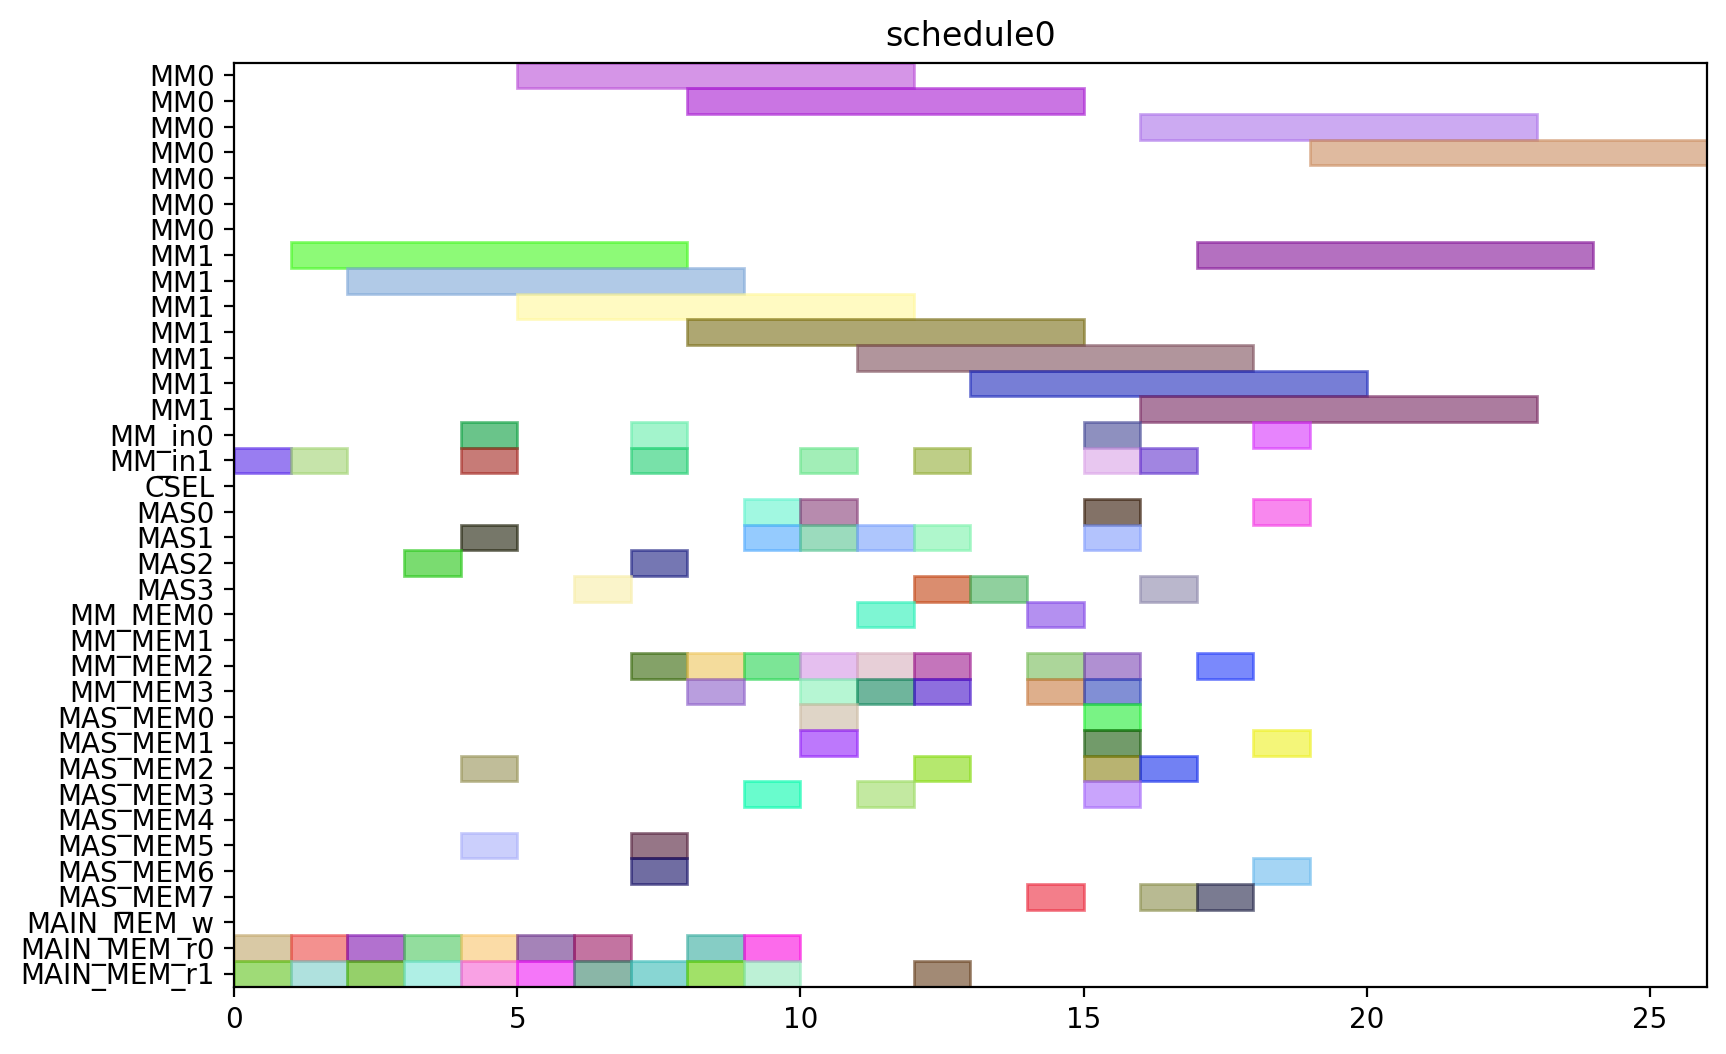

Reproduce this figure in Python.
from pyschedule import Scenario, solvers, plotters, alt


def solve():
	horizon = 120
	S = Scenario("schedule0", horizon=horizon)

	# resource
	MM = S.Resources('MM', num=2, size=7)
	MM_in = S.Resources('MM_in', num=2)
	CSEL = S.Resource('CSEL')
	MAS = S.Resources('MAS', num=4, size=1, periods=range(1, horizon))
	MM_MEM = S.Resources('MM_MEM', num=4)
	MAS_MEM = S.Resources('MAS_MEM', num=8)
	MAIN_MEM_w = S.Resource('MAIN_MEM_w', size=1)
	MAIN_MEM_r = S.Resources('MAIN_MEM_r', num=2)

	# result of previous scheduling

	# new tasks
	t0 = S.Task('t0', length=7, delay_cost=1)
	t0 += alt(MM)
	t0_in = S.Task('t0_in', length=1, delay_cost=1)
	t0_in += alt(MM_in)
	S += t0_in*MM_in[0]<=t0*MM[0]
	S += t0_in*MM_in[1]<=t0*MM[1]
	t0_mem0 = S.Task('t0_mem0', length=1, delay_cost=1)
	t0_mem0 += MAIN_MEM_r[0]
	S += t0_mem0 <= t0

	t0_mem1 = S.Task('t0_mem1', length=1, delay_cost=1)
	t0_mem1 += MAIN_MEM_r[1]
	S += t0_mem1 <= t0

	t1 = S.Task('t1', length=7, delay_cost=1)
	t1 += alt(MM)
	t1_in = S.Task('t1_in', length=1, delay_cost=1)
	t1_in += alt(MM_in)
	S += t1_in*MM_in[0]<=t1*MM[0]
	S += t1_in*MM_in[1]<=t1*MM[1]
	t1_mem0 = S.Task('t1_mem0', length=1, delay_cost=1)
	t1_mem0 += MAIN_MEM_r[0]
	S += t1_mem0 <= t1

	t1_mem1 = S.Task('t1_mem1', length=1, delay_cost=1)
	t1_mem1 += MAIN_MEM_r[1]
	S += t1_mem1 <= t1

	t2 = S.Task('t2', length=7, delay_cost=1)
	t2 += alt(MM)
	t2_in = S.Task('t2_in', length=1, delay_cost=1)
	t2_in += alt(MM_in)
	S += t2_in*MM_in[0]<=t2*MM[0]
	S += t2_in*MM_in[1]<=t2*MM[1]
	t2_mem0 = S.Task('t2_mem0', length=1, delay_cost=1)
	t2_mem0 += MAIN_MEM_r[0]
	S += t2_mem0 <= t2

	t2_mem1 = S.Task('t2_mem1', length=1, delay_cost=1)
	t2_mem1 += MAIN_MEM_r[1]
	S += t2_mem1 <= t2

	t3 = S.Task('t3', length=1, delay_cost=1)
	t3 += alt(MAS)
	t3_mem0 = S.Task('t3_mem0', length=1, delay_cost=1)
	t3_mem0 += MAIN_MEM_r[0]
	S += t3_mem0 <= t3

	t3_mem1 = S.Task('t3_mem1', length=1, delay_cost=1)
	t3_mem1 += MAIN_MEM_r[1]
	S += t3_mem1 <= t3

	t4 = S.Task('t4', length=1, delay_cost=1)
	t4 += alt(MAS)
	t4_mem0 = S.Task('t4_mem0', length=1, delay_cost=1)
	t4_mem0 += MAIN_MEM_r[0]
	S += t4_mem0 <= t4

	t4_mem1 = S.Task('t4_mem1', length=1, delay_cost=1)
	t4_mem1 += MAIN_MEM_r[1]
	S += t4_mem1 <= t4

	t8 = S.Task('t8', length=1, delay_cost=1)
	t8 += alt(MAS)
	t8_mem0 = S.Task('t8_mem0', length=1, delay_cost=1)
	t8_mem0 += MAIN_MEM_r[0]
	S += t8_mem0 <= t8

	t8_mem1 = S.Task('t8_mem1', length=1, delay_cost=1)
	t8_mem1 += MAIN_MEM_r[1]
	S += t8_mem1 <= t8

	t9 = S.Task('t9', length=1, delay_cost=1)
	t9 += alt(MAS)
	t9_mem0 = S.Task('t9_mem0', length=1, delay_cost=1)
	t9_mem0 += MAIN_MEM_r[0]
	S += t9_mem0 <= t9

	t9_mem1 = S.Task('t9_mem1', length=1, delay_cost=1)
	t9_mem1 += MAIN_MEM_r[1]
	S += t9_mem1 <= t9

	t13 = S.Task('t13', length=1, delay_cost=1)
	t13 += alt(MAS)
	t13_mem0 = S.Task('t13_mem0', length=1, delay_cost=1)
	t13_mem0 += MAIN_MEM_r[0]
	S += t13_mem0 <= t13

	t13_mem1 = S.Task('t13_mem1', length=1, delay_cost=1)
	t13_mem1 += MAIN_MEM_r[1]
	S += t13_mem1 <= t13

	t14 = S.Task('t14', length=1, delay_cost=1)
	t14 += alt(MAS)
	t14_mem0 = S.Task('t14_mem0', length=1, delay_cost=1)
	t14_mem0 += MAIN_MEM_r[0]
	S += t14_mem0 <= t14

	t14_mem1 = S.Task('t14_mem1', length=1, delay_cost=1)
	t14_mem1 += MAIN_MEM_r[1]
	S += t14_mem1 <= t14

	t5 = S.Task('t5', length=7, delay_cost=1)
	t5 += alt(MM)
	t5_in = S.Task('t5_in', length=1, delay_cost=1)
	t5_in += alt(MM_in)
	S += t5_in*MM_in[0]<=t5*MM[0]
	S += t5_in*MM_in[1]<=t5*MM[1]
	t5_mem0 = S.Task('t5_mem0', length=1, delay_cost=1)
	t5_mem0 += alt(MAS_MEM)
	S += (t3*MAS[0])-1 < t5_mem0*MAS_MEM[0]
	S += (t3*MAS[1])-1 < t5_mem0*MAS_MEM[2]
	S += (t3*MAS[2])-1 < t5_mem0*MAS_MEM[4]
	S += (t3*MAS[3])-1 < t5_mem0*MAS_MEM[6]
	S += t5_mem0 <= t5

	t5_mem1 = S.Task('t5_mem1', length=1, delay_cost=1)
	t5_mem1 += alt(MAS_MEM)
	S += (t4*MAS[0])-1 < t5_mem1*MAS_MEM[1]
	S += (t4*MAS[1])-1 < t5_mem1*MAS_MEM[3]
	S += (t4*MAS[2])-1 < t5_mem1*MAS_MEM[5]
	S += (t4*MAS[3])-1 < t5_mem1*MAS_MEM[7]
	S += t5_mem1 <= t5

	t6 = S.Task('t6', length=1, delay_cost=1)
	t6 += alt(MAS)
	t6_mem0 = S.Task('t6_mem0', length=1, delay_cost=1)
	t6_mem0 += alt(MM_MEM)
	S += (t0*MM[0])-1 < t6_mem0*MM_MEM[0]
	S += (t0*MM[1])-1 < t6_mem0*MM_MEM[2]
	S += t6_mem0 <= t6

	t6_mem1 = S.Task('t6_mem1', length=1, delay_cost=1)
	t6_mem1 += alt(MM_MEM)
	S += (t1*MM[0])-1 < t6_mem1*MM_MEM[1]
	S += (t1*MM[1])-1 < t6_mem1*MM_MEM[3]
	S += t6_mem1 <= t6

	t10 = S.Task('t10', length=7, delay_cost=1)
	t10 += alt(MM)
	t10_in = S.Task('t10_in', length=1, delay_cost=1)
	t10_in += alt(MM_in)
	S += t10_in*MM_in[0]<=t10*MM[0]
	S += t10_in*MM_in[1]<=t10*MM[1]
	t10_mem0 = S.Task('t10_mem0', length=1, delay_cost=1)
	t10_mem0 += alt(MAS_MEM)
	S += (t8*MAS[0])-1 < t10_mem0*MAS_MEM[0]
	S += (t8*MAS[1])-1 < t10_mem0*MAS_MEM[2]
	S += (t8*MAS[2])-1 < t10_mem0*MAS_MEM[4]
	S += (t8*MAS[3])-1 < t10_mem0*MAS_MEM[6]
	S += t10_mem0 <= t10

	t10_mem1 = S.Task('t10_mem1', length=1, delay_cost=1)
	t10_mem1 += alt(MAS_MEM)
	S += (t9*MAS[0])-1 < t10_mem1*MAS_MEM[1]
	S += (t9*MAS[1])-1 < t10_mem1*MAS_MEM[3]
	S += (t9*MAS[2])-1 < t10_mem1*MAS_MEM[5]
	S += (t9*MAS[3])-1 < t10_mem1*MAS_MEM[7]
	S += t10_mem1 <= t10

	t11 = S.Task('t11', length=1, delay_cost=1)
	t11 += alt(MAS)
	t11_mem0 = S.Task('t11_mem0', length=1, delay_cost=1)
	t11_mem0 += alt(MM_MEM)
	S += (t1*MM[0])-1 < t11_mem0*MM_MEM[0]
	S += (t1*MM[1])-1 < t11_mem0*MM_MEM[2]
	S += t11_mem0 <= t11

	t11_mem1 = S.Task('t11_mem1', length=1, delay_cost=1)
	t11_mem1 += alt(MM_MEM)
	S += (t2*MM[0])-1 < t11_mem1*MM_MEM[1]
	S += (t2*MM[1])-1 < t11_mem1*MM_MEM[3]
	S += t11_mem1 <= t11

	t15 = S.Task('t15', length=7, delay_cost=1)
	t15 += alt(MM)
	t15_in = S.Task('t15_in', length=1, delay_cost=1)
	t15_in += alt(MM_in)
	S += t15_in*MM_in[0]<=t15*MM[0]
	S += t15_in*MM_in[1]<=t15*MM[1]
	t15_mem0 = S.Task('t15_mem0', length=1, delay_cost=1)
	t15_mem0 += alt(MAS_MEM)
	S += (t13*MAS[0])-1 < t15_mem0*MAS_MEM[0]
	S += (t13*MAS[1])-1 < t15_mem0*MAS_MEM[2]
	S += (t13*MAS[2])-1 < t15_mem0*MAS_MEM[4]
	S += (t13*MAS[3])-1 < t15_mem0*MAS_MEM[6]
	S += t15_mem0 <= t15

	t15_mem1 = S.Task('t15_mem1', length=1, delay_cost=1)
	t15_mem1 += alt(MAS_MEM)
	S += (t14*MAS[0])-1 < t15_mem1*MAS_MEM[1]
	S += (t14*MAS[1])-1 < t15_mem1*MAS_MEM[3]
	S += (t14*MAS[2])-1 < t15_mem1*MAS_MEM[5]
	S += (t14*MAS[3])-1 < t15_mem1*MAS_MEM[7]
	S += t15_mem1 <= t15

	t16 = S.Task('t16', length=1, delay_cost=1)
	t16 += alt(MAS)
	t16_mem0 = S.Task('t16_mem0', length=1, delay_cost=1)
	t16_mem0 += alt(MM_MEM)
	S += (t0*MM[0])-1 < t16_mem0*MM_MEM[0]
	S += (t0*MM[1])-1 < t16_mem0*MM_MEM[2]
	S += t16_mem0 <= t16

	t16_mem1 = S.Task('t16_mem1', length=1, delay_cost=1)
	t16_mem1 += alt(MM_MEM)
	S += (t2*MM[0])-1 < t16_mem1*MM_MEM[1]
	S += (t2*MM[1])-1 < t16_mem1*MM_MEM[3]
	S += t16_mem1 <= t16

	t18 = S.Task('t18', length=1, delay_cost=1)
	t18 += alt(MAS)
	t18_mem0 = S.Task('t18_mem0', length=1, delay_cost=1)
	t18_mem0 += alt(MM_MEM)
	S += (t0*MM[0])-1 < t18_mem0*MM_MEM[0]
	S += (t0*MM[1])-1 < t18_mem0*MM_MEM[2]
	S += t18_mem0 <= t18

	t18_mem1 = S.Task('t18_mem1', length=1, delay_cost=1)
	t18_mem1 += alt(MM_MEM)
	S += (t0*MM[0])-1 < t18_mem1*MM_MEM[1]
	S += (t0*MM[1])-1 < t18_mem1*MM_MEM[3]
	S += t18_mem1 <= t18

	t20 = S.Task('t20', length=7, delay_cost=1)
	t20 += alt(MM)
	t20_in = S.Task('t20_in', length=1, delay_cost=1)
	t20_in += alt(MM_in)
	S += t20_in*MM_in[0]<=t20*MM[0]
	S += t20_in*MM_in[1]<=t20*MM[1]
	t20_mem0 = S.Task('t20_mem0', length=1, delay_cost=1)
	t20_mem0 += alt(MM_MEM)
	S += (t2*MM[0])-1 < t20_mem0*MM_MEM[0]
	S += (t2*MM[1])-1 < t20_mem0*MM_MEM[2]
	S += t20_mem0 <= t20

	t20_mem1 = S.Task('t20_mem1', length=1, delay_cost=1)
	t20_mem1 += MAIN_MEM_r[1]
	S += t20_mem1 <= t20

	t7 = S.Task('t7', length=1, delay_cost=1)
	t7 += alt(MAS)
	t7_mem0 = S.Task('t7_mem0', length=1, delay_cost=1)
	t7_mem0 += alt(MM_MEM)
	S += (t5*MM[0])-1 < t7_mem0*MM_MEM[0]
	S += (t5*MM[1])-1 < t7_mem0*MM_MEM[2]
	S += t7_mem0 <= t7

	t7_mem1 = S.Task('t7_mem1', length=1, delay_cost=1)
	t7_mem1 += alt(MAS_MEM)
	S += (t6*MAS[0])-1 < t7_mem1*MAS_MEM[1]
	S += (t6*MAS[1])-1 < t7_mem1*MAS_MEM[3]
	S += (t6*MAS[2])-1 < t7_mem1*MAS_MEM[5]
	S += (t6*MAS[3])-1 < t7_mem1*MAS_MEM[7]
	S += t7_mem1 <= t7

	t12 = S.Task('t12', length=1, delay_cost=1)
	t12 += alt(MAS)
	t12_mem0 = S.Task('t12_mem0', length=1, delay_cost=1)
	t12_mem0 += alt(MM_MEM)
	S += (t10*MM[0])-1 < t12_mem0*MM_MEM[0]
	S += (t10*MM[1])-1 < t12_mem0*MM_MEM[2]
	S += t12_mem0 <= t12

	t12_mem1 = S.Task('t12_mem1', length=1, delay_cost=1)
	t12_mem1 += alt(MAS_MEM)
	S += (t11*MAS[0])-1 < t12_mem1*MAS_MEM[1]
	S += (t11*MAS[1])-1 < t12_mem1*MAS_MEM[3]
	S += (t11*MAS[2])-1 < t12_mem1*MAS_MEM[5]
	S += (t11*MAS[3])-1 < t12_mem1*MAS_MEM[7]
	S += t12_mem1 <= t12

	t17 = S.Task('t17', length=1, delay_cost=1)
	t17 += alt(MAS)
	t17_mem0 = S.Task('t17_mem0', length=1, delay_cost=1)
	t17_mem0 += alt(MM_MEM)
	S += (t15*MM[0])-1 < t17_mem0*MM_MEM[0]
	S += (t15*MM[1])-1 < t17_mem0*MM_MEM[2]
	S += t17_mem0 <= t17

	t17_mem1 = S.Task('t17_mem1', length=1, delay_cost=1)
	t17_mem1 += alt(MAS_MEM)
	S += (t16*MAS[0])-1 < t17_mem1*MAS_MEM[1]
	S += (t16*MAS[1])-1 < t17_mem1*MAS_MEM[3]
	S += (t16*MAS[2])-1 < t17_mem1*MAS_MEM[5]
	S += (t16*MAS[3])-1 < t17_mem1*MAS_MEM[7]
	S += t17_mem1 <= t17

	t19 = S.Task('t19', length=1, delay_cost=1)
	t19 += alt(MAS)
	t19_mem0 = S.Task('t19_mem0', length=1, delay_cost=1)
	t19_mem0 += alt(MM_MEM)
	S += (t0*MM[0])-1 < t19_mem0*MM_MEM[0]
	S += (t0*MM[1])-1 < t19_mem0*MM_MEM[2]
	S += t19_mem0 <= t19

	t19_mem1 = S.Task('t19_mem1', length=1, delay_cost=1)
	t19_mem1 += alt(MAS_MEM)
	S += (t18*MAS[0])-1 < t19_mem1*MAS_MEM[1]
	S += (t18*MAS[1])-1 < t19_mem1*MAS_MEM[3]
	S += (t18*MAS[2])-1 < t19_mem1*MAS_MEM[5]
	S += (t18*MAS[3])-1 < t19_mem1*MAS_MEM[7]
	S += t19_mem1 <= t19

	t21 = S.Task('t21', length=1, delay_cost=1)
	t21 += alt(MAS)
	t21_mem0 = S.Task('t21_mem0', length=1, delay_cost=1)
	t21_mem0 += alt(MM_MEM)
	S += (t1*MM[0])-1 < t21_mem0*MM_MEM[0]
	S += (t1*MM[1])-1 < t21_mem0*MM_MEM[2]
	S += t21_mem0 <= t21

	t21_mem1 = S.Task('t21_mem1', length=1, delay_cost=1)
	t21_mem1 += alt(MM_MEM)
	S += (t20*MM[0])-1 < t21_mem1*MM_MEM[1]
	S += (t20*MM[1])-1 < t21_mem1*MM_MEM[3]
	S += t21_mem1 <= t21

	t22 = S.Task('t22', length=1, delay_cost=1)
	t22 += alt(MAS)
	t22_mem0 = S.Task('t22_mem0', length=1, delay_cost=1)
	t22_mem0 += alt(MM_MEM)
	S += (t1*MM[0])-1 < t22_mem0*MM_MEM[0]
	S += (t1*MM[1])-1 < t22_mem0*MM_MEM[2]
	S += t22_mem0 <= t22

	t22_mem1 = S.Task('t22_mem1', length=1, delay_cost=1)
	t22_mem1 += alt(MM_MEM)
	S += (t20*MM[0])-1 < t22_mem1*MM_MEM[1]
	S += (t20*MM[1])-1 < t22_mem1*MM_MEM[3]
	S += t22_mem1 <= t22

	t23 = S.Task('t23', length=7, delay_cost=1)
	t23 += alt(MM)
	t23_in = S.Task('t23_in', length=1, delay_cost=1)
	t23_in += alt(MM_in)
	S += t23_in*MM_in[0]<=t23*MM[0]
	S += t23_in*MM_in[1]<=t23*MM[1]
	t23_mem0 = S.Task('t23_mem0', length=1, delay_cost=1)
	t23_mem0 += alt(MAS_MEM)
	S += (t17*MAS[0])-1 < t23_mem0*MAS_MEM[0]
	S += (t17*MAS[1])-1 < t23_mem0*MAS_MEM[2]
	S += (t17*MAS[2])-1 < t23_mem0*MAS_MEM[4]
	S += (t17*MAS[3])-1 < t23_mem0*MAS_MEM[6]
	S += t23_mem0 <= t23

	t23_mem1 = S.Task('t23_mem1', length=1, delay_cost=1)
	t23_mem1 += MAIN_MEM_r[1]
	S += t23_mem1 <= t23

	t25 = S.Task('t25', length=7, delay_cost=1)
	t25 += alt(MM)
	t25_in = S.Task('t25_in', length=1, delay_cost=1)
	t25_in += alt(MM_in)
	S += t25_in*MM_in[0]<=t25*MM[0]
	S += t25_in*MM_in[1]<=t25*MM[1]
	t25_mem0 = S.Task('t25_mem0', length=1, delay_cost=1)
	t25_mem0 += alt(MAS_MEM)
	S += (t7*MAS[0])-1 < t25_mem0*MAS_MEM[0]
	S += (t7*MAS[1])-1 < t25_mem0*MAS_MEM[2]
	S += (t7*MAS[2])-1 < t25_mem0*MAS_MEM[4]
	S += (t7*MAS[3])-1 < t25_mem0*MAS_MEM[6]
	S += t25_mem0 <= t25

	t25_mem1 = S.Task('t25_mem1', length=1, delay_cost=1)
	t25_mem1 += alt(MAS_MEM)
	S += (t22*MAS[0])-1 < t25_mem1*MAS_MEM[1]
	S += (t22*MAS[1])-1 < t25_mem1*MAS_MEM[3]
	S += (t22*MAS[2])-1 < t25_mem1*MAS_MEM[5]
	S += (t22*MAS[3])-1 < t25_mem1*MAS_MEM[7]
	S += t25_mem1 <= t25

	t27 = S.Task('t27', length=7, delay_cost=1)
	t27 += alt(MM)
	t27_in = S.Task('t27_in', length=1, delay_cost=1)
	t27_in += alt(MM_in)
	S += t27_in*MM_in[0]<=t27*MM[0]
	S += t27_in*MM_in[1]<=t27*MM[1]
	t27_mem0 = S.Task('t27_mem0', length=1, delay_cost=1)
	t27_mem0 += alt(MAS_MEM)
	S += (t22*MAS[0])-1 < t27_mem0*MAS_MEM[0]
	S += (t22*MAS[1])-1 < t27_mem0*MAS_MEM[2]
	S += (t22*MAS[2])-1 < t27_mem0*MAS_MEM[4]
	S += (t22*MAS[3])-1 < t27_mem0*MAS_MEM[6]
	S += t27_mem0 <= t27

	t27_mem1 = S.Task('t27_mem1', length=1, delay_cost=1)
	t27_mem1 += alt(MAS_MEM)
	S += (t21*MAS[0])-1 < t27_mem1*MAS_MEM[1]
	S += (t21*MAS[1])-1 < t27_mem1*MAS_MEM[3]
	S += (t21*MAS[2])-1 < t27_mem1*MAS_MEM[5]
	S += (t21*MAS[3])-1 < t27_mem1*MAS_MEM[7]
	S += t27_mem1 <= t27

	t28 = S.Task('t28', length=7, delay_cost=1)
	t28 += alt(MM)
	t28_in = S.Task('t28_in', length=1, delay_cost=1)
	t28_in += alt(MM_in)
	S += t28_in*MM_in[0]<=t28*MM[0]
	S += t28_in*MM_in[1]<=t28*MM[1]
	t28_mem0 = S.Task('t28_mem0', length=1, delay_cost=1)
	t28_mem0 += alt(MAS_MEM)
	S += (t19*MAS[0])-1 < t28_mem0*MAS_MEM[0]
	S += (t19*MAS[1])-1 < t28_mem0*MAS_MEM[2]
	S += (t19*MAS[2])-1 < t28_mem0*MAS_MEM[4]
	S += (t19*MAS[3])-1 < t28_mem0*MAS_MEM[6]
	S += t28_mem0 <= t28

	t28_mem1 = S.Task('t28_mem1', length=1, delay_cost=1)
	t28_mem1 += alt(MAS_MEM)
	S += (t7*MAS[0])-1 < t28_mem1*MAS_MEM[1]
	S += (t7*MAS[1])-1 < t28_mem1*MAS_MEM[3]
	S += (t7*MAS[2])-1 < t28_mem1*MAS_MEM[5]
	S += (t7*MAS[3])-1 < t28_mem1*MAS_MEM[7]
	S += t28_mem1 <= t28

	t29 = S.Task('t29', length=7, delay_cost=1)
	t29 += alt(MM)
	t29_in = S.Task('t29_in', length=1, delay_cost=1)
	t29_in += alt(MM_in)
	S += t29_in*MM_in[0]<=t29*MM[0]
	S += t29_in*MM_in[1]<=t29*MM[1]
	t29_mem0 = S.Task('t29_mem0', length=1, delay_cost=1)
	t29_mem0 += alt(MAS_MEM)
	S += (t21*MAS[0])-1 < t29_mem0*MAS_MEM[0]
	S += (t21*MAS[1])-1 < t29_mem0*MAS_MEM[2]
	S += (t21*MAS[2])-1 < t29_mem0*MAS_MEM[4]
	S += (t21*MAS[3])-1 < t29_mem0*MAS_MEM[6]
	S += t29_mem0 <= t29

	t29_mem1 = S.Task('t29_mem1', length=1, delay_cost=1)
	t29_mem1 += alt(MAS_MEM)
	S += (t12*MAS[0])-1 < t29_mem1*MAS_MEM[1]
	S += (t12*MAS[1])-1 < t29_mem1*MAS_MEM[3]
	S += (t12*MAS[2])-1 < t29_mem1*MAS_MEM[5]
	S += (t12*MAS[3])-1 < t29_mem1*MAS_MEM[7]
	S += t29_mem1 <= t29

	solvers.mip.solve(S,msg=1,kind='CPLEX',ratio_gap=1.01)

	solution = [['hoge']*len(S.solution()[1]) for i in range(len(S.solution()))]
	for i in range(len(S.solution())):
		for j in range(len(S.solution()[i])):
			solution[i][j]=str(S.solution()[i][j])
	print(solution)

	cycles = int(solution[-1][3])

	pic_file_name = "/home/mfukuda/ABE/multiRAM_multiMAS_16mux/scheduling_result/stage7MM2_stage1MAS4/EP_ADD_A_0/schedule0.png"
	if(S.solution() != []):
		plotters.matplotlib.plot(S,img_filename=pic_file_name, show_task_labels=False, fig_size=(cycles*0.25+3, 6))

	return solution
